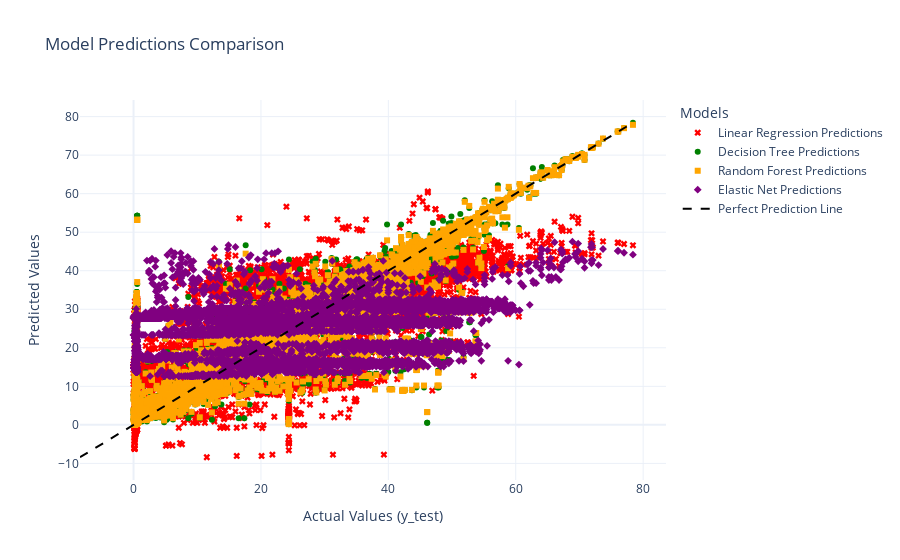

Notebook code for this chart:
### Code cell
fig = go.Figure()

fig.add_trace(go.Scatter(
    x=y_test,
    y=predictions_lr,
    mode='markers',
    name='Linear Regression Predictions',
    marker=dict(color='red', symbol='x')
))

fig.add_trace(go.Scatter(
    x=y_test,
    y=predictions_dt,
    mode='markers',
    name='Decision Tree Predictions',
    marker=dict(color='green', symbol='circle')
))

fig.add_trace(go.Scatter(
    x=y_test,
    y=predictions_rf,
    mode='markers',
    name='Random Forest Predictions',
    marker=dict(color='orange', symbol='square')
))

fig.add_trace(go.Scatter(
    x=y_test,
    y=predictions_en,
    mode='markers',
    name='Elastic Net Predictions',
    marker=dict(color='purple', symbol='diamond')
))

max_value = max(y_test.max(), predictions_lr.max(), predictions_dt.max(), predictions_rf.max(), predictions_en.max())
min_value = min(y_test.min(), predictions_lr.min(), predictions_dt.min(), predictions_rf.min(), predictions_en.min())

fig.add_trace(go.Scatter(
    x=[min_value, max_value],
    y=[min_value, max_value],
    mode='lines',
    name='Perfect Prediction Line',
    line=dict(color='black', dash='dash')
))

fig.update_layout(
    xaxis_title='Actual Values (y_test)',
    yaxis_title='Predicted Values',
    title='Model Predictions Comparison',
    legend_title_text='Models',
    template='plotly_white'
)

fig.show()

### Figure 1 — Plotly figure (JSON) as saved in the notebook; plotly's stock layout.template omitted (floating-point values rounded to 4 significant figures; data arrays with more than 128 entries replaced by an {"elided": "..."} marker saying what was removed)
{"data": [{"marker": {"color": "red", "symbol": "x"}, "mode": "markers", "name": "Linear Regression Predictions", "type": "scatter", "x": {"elided": "7162 float values"}, "y": {"elided": "7162 float values"}}, {"marker": {"color": "green", "symbol": "circle"}, "mode": "markers", "name": "Decision Tree Predictions", "type": "scatter", "x": {"elided": "7162 float values"}, "y": {"elided": "7162 float values"}}, {"marker": {"color": "orange", "symbol": "square"}, "mode": "markers", "name": "Random Forest Predictions", "type": "scatter", "x": {"elided": "7162 float values"}, "y": {"elided": "7162 float values"}}, {"marker": {"color": "purple", "symbol": "diamond"}, "mode": "markers", "name": "Elastic Net Predictions", "type": "scatter", "x": {"elided": "7162 float values"}, "y": {"elided": "7162 float values"}}, {"line": {"color": "black", "dash": "dash"}, "mode": "lines", "name": "Perfect Prediction Line", "type": "scatter", "x": [-8.406, 78.4], "y": [-8.406, 78.4]}], "layout": {"legend": {"title": {"text": "Models"}}, "title": {"text": "Model Predictions Comparison"}, "xaxis": {"title": {"text": "Actual Values (y_test)"}}, "yaxis": {"title": {"text": "Predicted Values"}}}}
